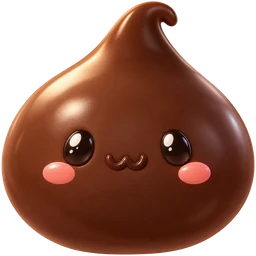
#> input picture art/bakery/01.webp, 256 x 256 px
$ python -i process_art.py   (imports and definitions only)
#> lines starting #> are read from the running program, lines starting #| are printed output that depends on the picture
#> further down, picture is the input picture: PIL image 256x256 RGBA; mean R, G, B, A 87.6, 46.4, 31.3, 168.7
"""Turn raw Codex PNGs into game sprites.
   usage: python3 process_art.py <src_dir> <edition_id>
   src_dir has 01_*.png ... 11_*.png (+ optional 12_appicon.png)."""
import sys, glob, os
from PIL import Image, ImageFilter

src, ed = sys.argv[1], sys.argv[2]
R = '/home/claude/mergebloom'
# [1 line not run here, left out]

def tight_square(im):
    im = im.convert('RGBA')
    a = im.getchannel('A')
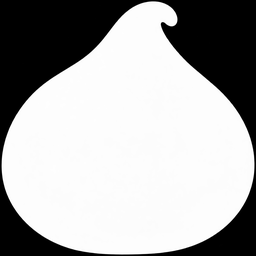
#> a: PIL image 256x256 L; min 0, max 255, mean 168.7
    # ignore faint halo pixels when measuring the silhouette
    bbox = a.point(lambda v: 255 if v > 24 else 0).getbbox()
#> bbox = (1, 1, 255, 255)
    x0, y0, x1, y1 = bbox
#> x0 = 1; y0 = 1; x1 = 255; y1 = 255
    cx, cy = (x0 + x1) / 2, (y0 + y1) / 2
#> cx = 128; cy = 128
    side = max(x1 - x0, y1 - y0) * 1.01
#> side = 256.5
    box = (round(cx - side/2), round(cy - side/2), round(cx + side/2), round(cy + side/2))
#> box = (0, 0, 256, 256)
    sq = Image.new('RGBA', (round(side), round(side)), (0, 0, 0, 0))
#> sq: PIL image 257x257 RGBA; every value is 0
    sq.alpha_composite(im.crop(box) if box[0] >= 0 and box[1] >= 0 and box[2] <= im.width and box[3] <= im.height
                       else _safe_crop(im, box))
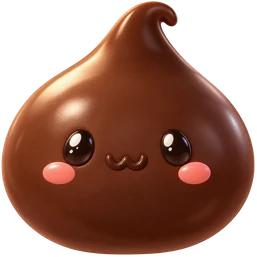
#> sq: PIL image 257x257 RGBA; mean R, G, B, A 79.3, 39.8, 25.4, 167.4; transparent parts drawn white
    return sq

def _safe_crop(im, box):
    w, h = box[2] - box[0], box[3] - box[1]
    c = Image.new('RGBA', (w, h), (0, 0, 0, 0))
    c.alpha_composite(im, (-box[0], -box[1]))
    return c

# [8 lines not run here, left out]

ic = sorted(glob.glob(f'{src}/12_*.png'))
# [9 lines not run here, left out]

>>> from PIL import Image
>>> picture = Image.open('../art/bakery/01.webp')
>>> result = tight_square(picture)

$ run again, on art/cloud/02.webp
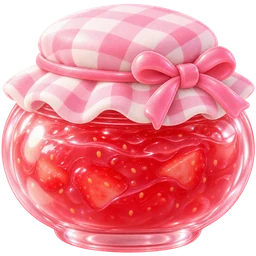
#> input picture art/cloud/02.webp, 256 x 256 px
#> picture is the input picture: PIL image 256x256 RGBA; mean R, G, B, A 199, 105.1, 115, 194.5
#> in tight_square, `a = im.getchannel('A')`:
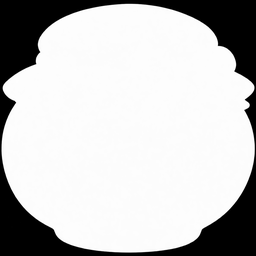
#> a: PIL image 256x256 L; min 0, max 255, mean 194.5
#> bbox = (1, 3, 255, 253)
#> x0 = 1; y0 = 3; x1 = 255; y1 = 253
#> cx = 128
#> side = 256.5
#> box = (0, 0, 256, 256)
#> in tight_square, `sq.alpha_composite(im.crop(box) if box[0] >= 0 and box[1] >= 0 and box..`:
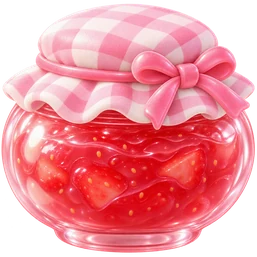
#> sq: PIL image 257x257 RGBA; mean R, G, B, A 185.2, 93.7, 103.3, 193; transparent parts drawn white

$ run again, on art/cloud/03.webp
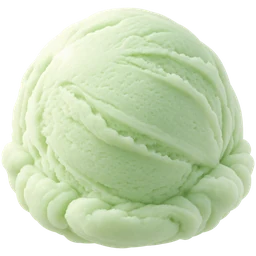
#> input picture art/cloud/03.webp, 256 x 256 px
#> picture is the input picture: PIL image 256x256 RGBA; mean R, G, B, A 151.3, 165.6, 135.3, 179.1
#> in tight_square, `a = im.getchannel('A')`:
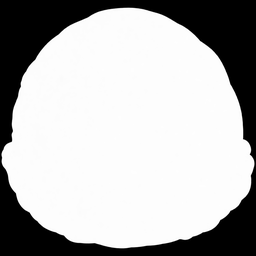
#> a: PIL image 256x256 L; min 0, max 255, mean 179.1
#> bbox = (1, 7, 255, 249)
#> x0 = 1; y0 = 7; x1 = 255; y1 = 249
#> cx = 128
#> side = 256.5
#> box = (0, 0, 256, 256)

$ run again, on art/garden/01.webp
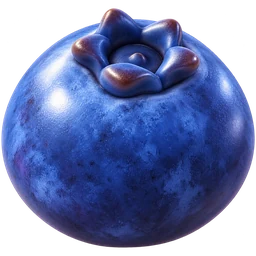
#> input picture art/garden/01.webp, 256 x 256 px
#> picture is the input picture: PIL image 256x256 RGBA; mean R, G, B, A 51, 64.2, 112.8, 175.4
#> in tight_square, `a = im.getchannel('A')`:
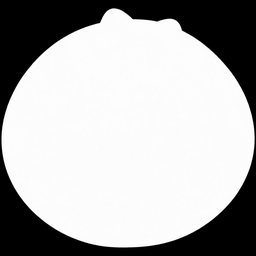
#> a: PIL image 256x256 L; min 0, max 255, mean 175.4
#> bbox = (1, 8, 255, 248)
#> x0 = 1; y0 = 8; x1 = 255; y1 = 248
#> cx = 128
#> side = 256.5
#> box = (0, 0, 256, 256)
#> in tight_square, `sq.alpha_composite(im.crop(box) if box[0] >= 0 and box[1] >= 0 and box..`:
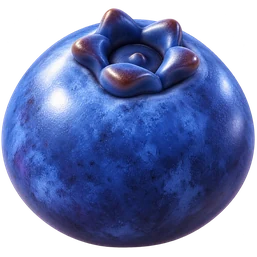
#> sq: PIL image 257x257 RGBA; mean R, G, B, A 44.3, 57.4, 104.6, 174; transparent parts drawn white
